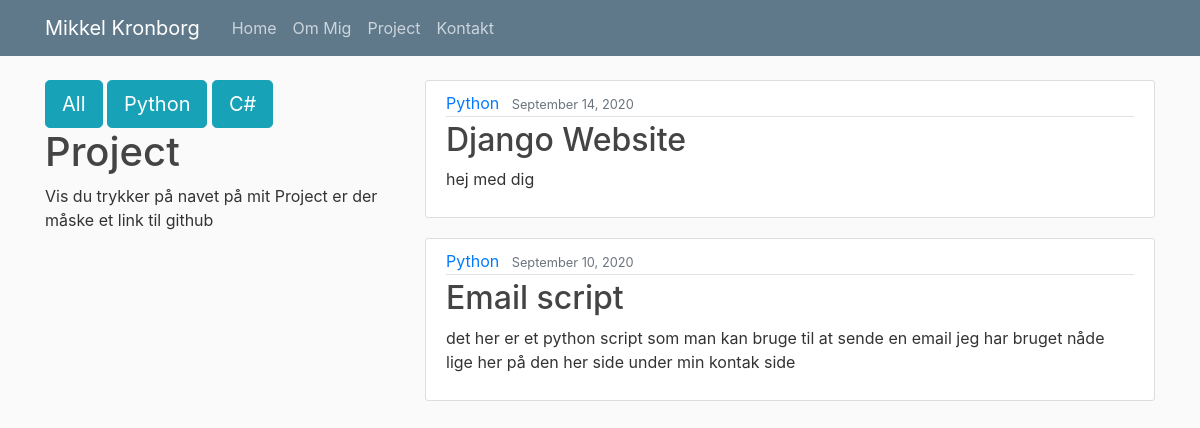
The app's page /project/python/, older data.
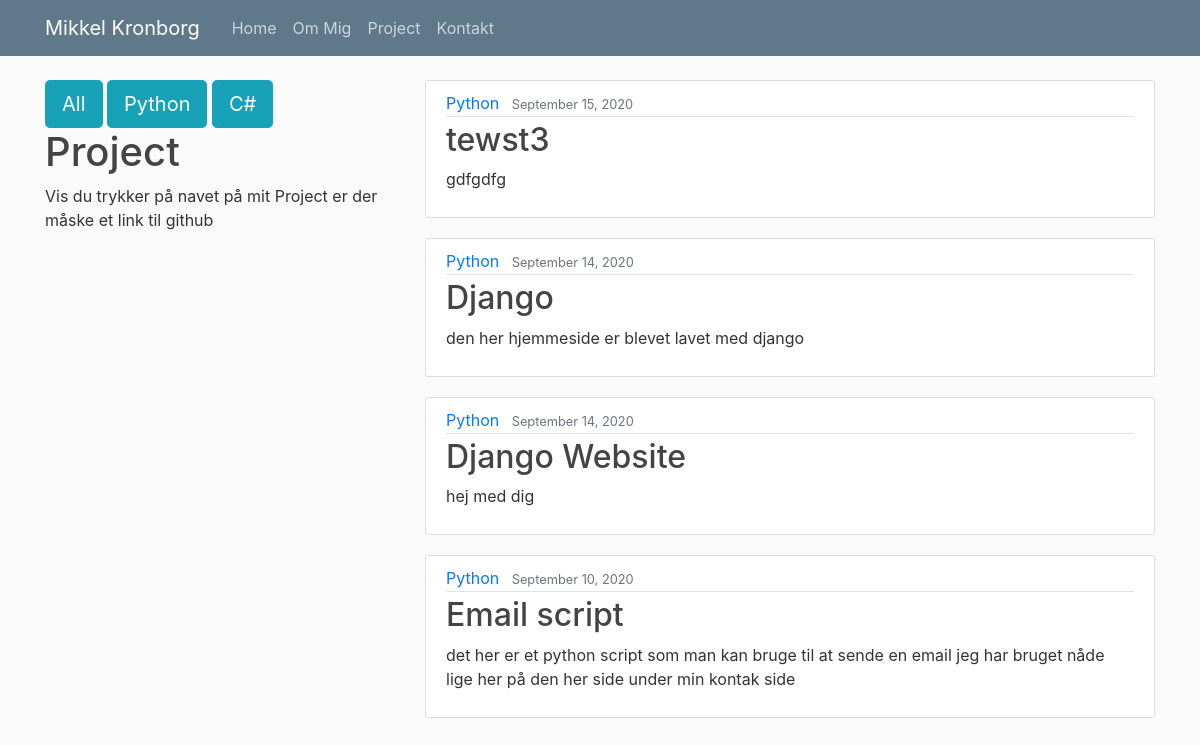
The same page, newer data.
### web/models.py (models this page shows, shortened)
class Post(models.Model):
    title = models.CharField(max_length=100)
    language = models.CharField(max_length=50)
    link = models.CharField(max_length=300)
    content = models.TextField()
    date_posted = models.DateTimeField(default=timezone.now)
    author = models.ForeignKey(User, on_delete=models.CASCADE)

### web/views.py (the view)
# urls.py: path('project/python/', PythonList.as_view(), name='web-python'),
class PythonList(ListView):
    model = Post
    template_name = 'web/ppython.html'  # <app>/<model>_<viewtype>.html
    context_object_name = 'posts'
    ordering = ['-date_posted']

### web/templates/web/ppython.html
{% extends "web/base.html" %}
{% load static %}
{% block content %}
<div class="row">
  <div class="col-4">
    <div class="form-actions">
        <a href='{% url 'web-project' %}'><button class="btn btn-info btn-lg">All</button></a>
        <a href='{% url 'web-python' %}'><button class="btn btn-info btn-lg">Python</button></a>
        <a href='{% url 'web-c#' %}'><button class="btn btn-info btn-lg">C#</button></a>
    </div>
      <h1>Project</h1>
      <p>
          Vis du trykker på
          navet på mit Project er der måske et link til github
      </p>
  </div>
  <div class="col-8">
      {% for post in posts %}
          {% if post.language == "Python" %}
            <article class="media content-section">
              <div class="media-body">
                <div class="article-metadata">
                  <a class="mr-2" href="#">{{ post.language }}</a>
                  <small class="text-muted">{{ post.date_posted|date:"F d, Y" }}</small>
                </div>
                <h2><a class="article-title" href="{{ post.link }}" target="_blank">{{ post.title }}</a></h2>
                <p class="article-content">{{ post.content }}</p>
              </div>
            </article>
          {% endif %}
        {% endfor %}
{% endblock content %}

Row changes from the older to the newer data that the page shows:
added Post: language "Python", date_posted "September 15, 2020", title "tewst3", content "gdfgdfg"
added Post: language "Python", date_posted "September 14, 2020", title "Django", content "den her hjemmeside er blevet lavet med django"
